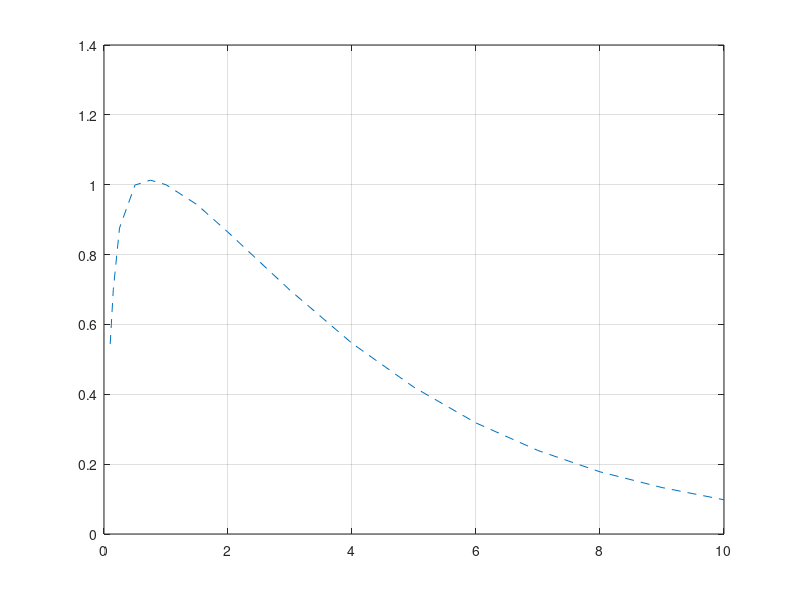

Source code (MATLAB): (Note: this script raises an error after producing the figure.)
% % <summary>
% % Task 3.0: TG-43 Comparision
% % </summary>
% % <remarks>
% %  Author:            SG
% %                     (C) Heidelberg University
% %  Project name:      Master Thesis : Seed train positions (orientation and trajectories) of
% %                     the pre-plan and the final intra-operative implant using the dicom files:
% %
% %  Date:              2021-05-11
% % </remarks>
% % % % % % % % % % % % % % % % % % % %


%% file
% switch lower( getenv( 'COMPUTERNAME' ) )
%     case 'computername' % your computer name
%         path_proj = 'C:\----'; % your folder location
%     case 'desktop-ae86p3r'
%         path_proj = 'C:\Users\Samson\Documents\Data';
%     otherwise
%         return
% end

close all;
% clear all;
clc;

%% Source Specifications for BrachySource? 125I Seeds
%% Radial Dose Function
%% Point Source Approximation


x = [0.1 0.15 0.25 0.5 0.75 1.00 1.5 2.0 3.0 4.0 5.0 6.0 7.0 8.0 9.0 10.0];
y = [0.544 0.7 0.876 0.999 1.013 1.00 0.943 0.864 0.698 0.546 0.420 0.318 0.239 0.178 0.133 0.0980];


figure
plot(x,y,'--')
grid on

%Seed Of interest 1
dose = squeeze(dicomread('C:\Users\SA\Desktop\0531\Thesis\Data\Pat1_IntraoperativeTrementPlan\DO001.dcm'));
doseI = dicominfo('C:\Users\SA\Desktop\0531\Thesis\Data\Pat1_IntraoperativeTrementPlan\DO001.dcm');
doseRes = 0.122751/doseI.DoseGridScaling;
yD = flip(double(dose(43,15:25,4))); % Coordinates depend on the Dose Map, must be chosen manualy
xD = doseRes/2:doseRes:doseRes*(length(yD));

hold on
plot(xD/100,yD/max(yD))

%Seed Of interest 2

yD2 = (double(dose(46,67:77,4))); % Coordinates depend on the Dose Map, must be chosen manualy
xD2 = doseRes/2:doseRes:doseRes*(length(yD2));

plot(xD2/100,yD2/max(yD2))


%Seed Of interest 3 (MEAN)
yDm = mean([yD/max(yD);yD2/max(yD2)],1); % Coordinates depend on the Dose Map, must be chosen manualy

plot(xD/100,yDm/max(yDm))


xlabel('Depth (cm)')
ylabel('g(r)')
title('Radial dose functions')
legend('Literature values','Seed 1','Seed 2','Mean')


